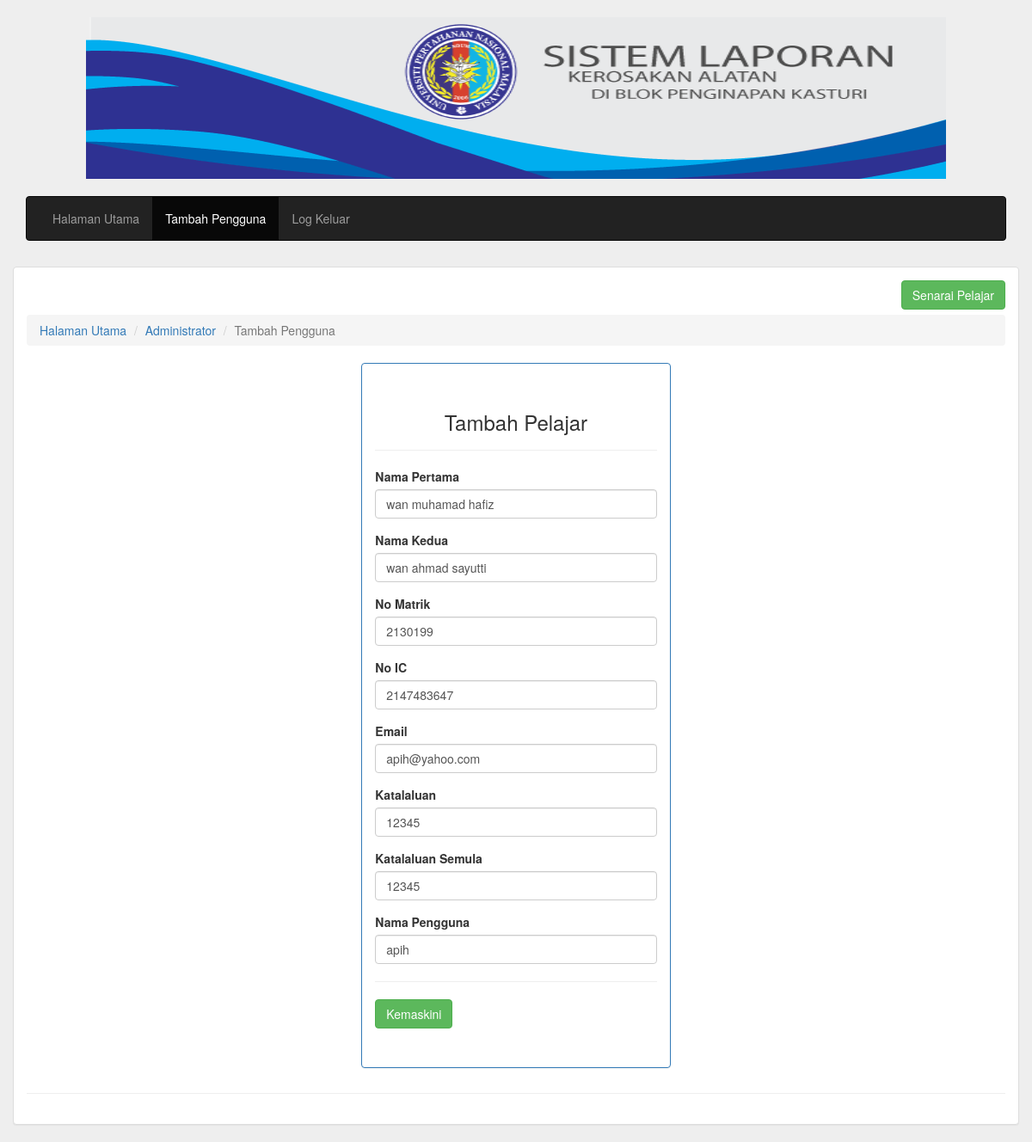
Page /admin/kemaskini.php?StudentID=1 on the committed database.
### tables this page shows
CREATE TABLE IF NOT EXISTS `pelajar` (
  `StudentID` int(11) NOT NULL,
  `FirstName` varchar(50) NOT NULL,
  `LastName` varchar(50) NOT NULL,
  `NoMatrik` int(7) NOT NULL,
  `NoIC` int(12) NOT NULL,
  `Email` varchar(50) NOT NULL,
  `Password` varchar(20) NOT NULL,
  `VerifyPassword` varchar(20) NOT NULL,
  `UserName` varchar(50) NOT NULL
);

### admin/kemaskini.php (the view, shortened to what this page needs)
<?php require_once('../Connections/localhost.php'); ?>
<?php
$logoutAction = $_SERVER['PHP_SELF']."?doLogout=true";
if ((isset($_SERVER['QUERY_STRING'])) && ($_SERVER['QUERY_STRING'] != "")){
  $logoutAction .="&". htmlentities($_SERVER['QUERY_STRING']);
}
?>
<?php
$editFormAction = $_SERVER['PHP_SELF'];
if (isset($_SERVER['QUERY_STRING'])) {
  $editFormAction .= "?" . htmlentities($_SERVER['QUERY_STRING']);
}
$colname_Recordset1 = "-1";
if (isset($_GET['StudentID'])) {
  $colname_Recordset1 = (get_magic_quotes_gpc()) ? $_GET['StudentID'] : addslashes($_GET['StudentID']);
}
$query_Recordset1 = sprintf("SELECT * FROM pelajar WHERE StudentID = %s", $colname_Recordset1);
$Recordset1 = mysql_query($query_Recordset1, $localhost) or die(mysql_error());
$row_Recordset1 = mysql_fetch_assoc($Recordset1);
?>
<!DOCTYPE html>
<html lang="en">
<head>
 <link href="../css/bootstrap.min.css" rel="stylesheet">
  <link href="../css/mystyle.css" rel="stylesheet">
 <link href="../css/js-image-slider.css" rel="stylesheet" type="text/css" />
</head>
<body style="background:#eee;">
<div class="container">
<br>
<center><IMG SRC="../gambar/banner.png" BORDER="0" WIDTH="1000" HEIGHT="188" ALT="Sistem Laporan"></center>
<br>
<nav class="navbar navbar-inverse">
<div class="collapse navbar-collapse" id="bs-example-navbar-collapse-1">
      <ul class="nav navbar-nav">
        <li><a href="home.php">Halaman Utama</a></li>
        <li class="active"><a href="#">Tambah Pengguna<span class="sr-only">(current)</span></a></li>
		<li><a href="<?php echo $logoutAction ?>">Log Keluar</a></li>
	  </ul>
	</div>
</nav>
    		<p><br/></p>
  		<div class="row">
  			<div class="col-xs-6 .col-sm-4"></div>
  				<div class="panel panel-default">
  					<div class="panel-body">
					<div class="pull-right"> <a href="senarai.php" class="btn btn-success">Senarai Pelajar</a></div>
    						<div class="page-header">
							<ol class="breadcrumb">
  <li><a href="#">Halaman Utama</a></li>
  <li><a href="#">Administrator</a></li>
  <li class="active">Tambah Pengguna</li>
</ol>
  <div class="row">
  			<div class="col-xs-4"></div>
  			<div class="col-xs-4">
  				<div class="panel panel-primary">
				  <div class="panel-body">
    						<div class="page-header">
<center>
  							<h3>Tambah Pelajar </h3>
				    </div>
                            <form method="post" name="form1" action="<?php echo $editFormAction; ?>">
                              <div class="form-group">
    								<label for="exampleInputEmail1">Nama Pertama</label>
                                  <input type="text" class="form-control" name="FirstName" value="<?php echo $row_Recordset1['FirstName']; ?>" >
                                </div>
  							<div class="form-group">
    								<label for="exampleInputPassword1">Nama Kedua</label>
                                  <input type="text" class="form-control" name="LastName" value="<?php echo $row_Recordset1['LastName']; ?>" >
                                </div>
							<div class="form-group">
    								<label for="exampleInputEmail1">No Matrik</label>
                                  <input type="text" class="form-control" name="NoMatrik" value="<?php echo $row_Recordset1['NoMatrik']; ?>" >
                                </div>
							<div class="form-group">
    								<label for="exampleInputEmail1">No IC</label>
                                  <input type="text" class="form-control" name="NoIC" value="<?php echo $row_Recordset1['NoIC']; ?>" >
                               </div>
							<div class="form-group">
    								<label for="exampleInputEmail1">Email</label>
                                  <input type="text" class="form-control" name="Email" value="<?php echo $row_Recordset1['Email']; ?>" >
                                 </div>
							<div class="form-group">
    								<label for="exampleInputEmail1">Katalaluan</label>
                                  <input type="text" class="form-control" name="Password" value="<?php echo $row_Recordset1['Password']; ?>" >
                                 </div>
							<div class="form-group">
    								<label for="exampleInputEmail1">Katalaluan Semula</label>
                                  <input type="text" class="form-control" name="VerifyPassword" value="<?php echo $row_Recordset1['VerifyPassword']; ?>" >
                                </div>
							<div class="form-group">
    								<label for="exampleInputEmail1">Nama Pengguna</label>
                                  <input type="text" class="form-control" name="UserName" value="<?php echo $row_Recordset1['UserName']; ?>" >
                                 </div>
  							<hr/>
                                  <input type="submit" class="btn btn-success" value="Kemaskini">
                            </form>
                            <p>&nbsp;</p>
				  </div>
				</div>
  			</div>
		</div>
    </div>
</div>
</div>
</div>
</div>
</body>
</html>

### css/mystyle.css (style rules this page uses)
body { background-image: url(../img/bg.png); background-repeat: repeat-x;; }
.navbar { margin-bottom: 0 !important; }

### rows in the picture
pelajar: FirstName "wan muhamad hafiz", LastName "wan ahmad sayutti", NoMatrik "2130199", NoIC "2147483647", Email "apih@yahoo.com", Password "12345", VerifyPassword "12345", UserName "apih"
